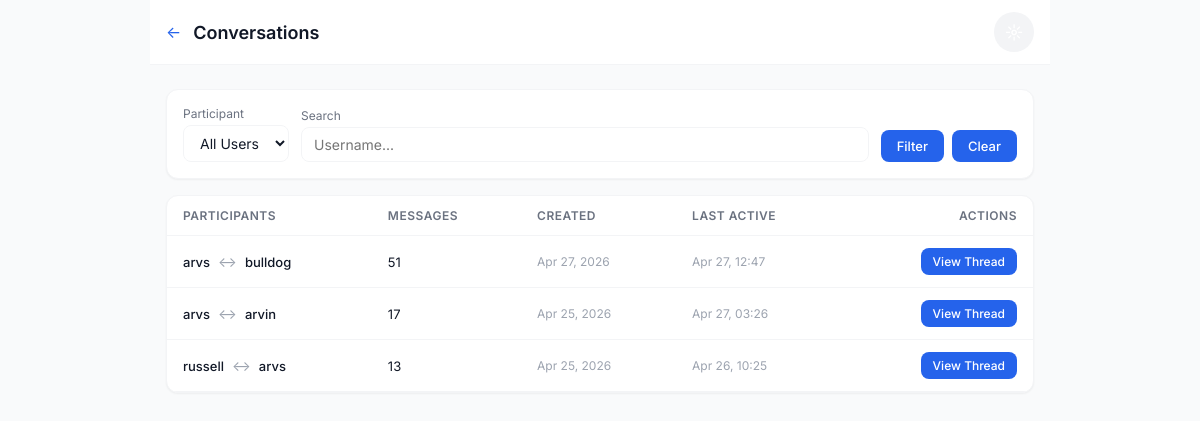
Page /chat/admin/conversations/ (signed in) on the committed database.
### chat/models.py (models this page shows, shortened)
class Conversation(models.Model):
    id = models.UUIDField(primary_key=True, default=uuid.uuid4, editable=False)
    participant1 = models.ForeignKey(User, on_delete=models.CASCADE, related_name='conversations_as_p1')
    participant2 = models.ForeignKey(User, on_delete=models.CASCADE, related_name='conversations_as_p2')
    created_at = models.DateTimeField(auto_now_add=True)
    updated_at = models.DateTimeField(auto_now=True)
    last_message = models.ForeignKey('Message', on_delete=models.SET_NULL, null=True, blank=True, related_name='+')
    class Meta:
        db_table = 'chat_conversation'
        unique_together = ['participant1', 'participant2']
        indexes = [
            models.Index(fields=['participant1', 'participant2']),
            models.Index(fields=['updated_at']),
        ]

### chat/views_admin.py (the view, shortened to what this page needs)
# urls.py: path('admin/conversations/', views_admin.admin_conversations, name='admin_conversations'),
@login_required
@user_passes_test(is_staff_or_admin, login_url='chat_list')
def admin_conversations(request):
    conv_qs = Conversation.objects.select_related(
        'participant1', 'participant2', 'last_message'
    ).annotate(message_count=Count('messages')).order_by('-updated_at')
    user_filter = request.GET.get('user', '')
    search = request.GET.get('search', '').strip()
    if search:
        conv_qs = conv_qs.filter(
            Q(participant1__username__icontains=search) |
            Q(participant2__username__icontains=search)
        )
    paginator = Paginator(conv_qs, 25)
    page_number = request.GET.get('page', 1)
    page_obj = paginator.get_page(page_number)
    users = User.objects.order_by('username')
    return render(request, 'chat/admin/conversations.html', {
        'conversations': page_obj,
        'users': users,
        'user_filter': user_filter,
        'search': search,
        'is_admin': is_admin_only(request.user),
    })

### chat/views_admin.py (called while the page is built)
def is_staff_or_admin(user):
    if user.is_superuser:
        return True
    profile = getattr(user, 'profile', None)
    if profile and profile.role in ('staff', 'admin'):
        return True
    return user.is_staff

def is_admin_only(user):
    if user.is_superuser:
        return True
    profile = getattr(user, 'profile', None)
    if profile and profile.role == 'admin':
        return True
    return False

### chat/templates/chat/admin/conversations.html (shortened to what this page needs)
{% extends 'chat/base.html' %}
{% block content %}
<div style="max-width: 900px; margin: 0 auto;">
    <div class="app-bar">
        <div style="display: flex; align-items: center; gap: 12px;">
            <a href="{% url 'admin_dashboard' %}" class="back-btn">&#8592;</a>
            <h1>Conversations</h1>
        </div>
        <button class="theme-toggle" onclick="toggleTheme()">&#9788;</button>
    </div>
    <div class="container" style="padding-top: 24px;">
        <div class="card" style="padding: 16px; margin-bottom: 16px;">
            <form method="get" style="display: flex; flex-wrap: wrap; gap: 12px; align-items: flex-end;">
                <div>
                    <label style="font-size: 12px; color: var(--text-secondary); display: block; margin-bottom: 4px;">Participant</label>
                    <select name="user" style="padding: 8px 12px; border-radius: 8px; border: 1px solid var(--border-light); background: var(--surface); color: var(--text-primary); font-size: 14px;">
                        <option value="" {% if not user_filter %}selected{% endif %}>All Users</option>
                    </select>
                </div>
                <div style="flex: 1; min-width: 200px;">
                    <label style="font-size: 12px; color: var(--text-secondary); display: block; margin-bottom: 4px;">Search</label>
                    <input type="text" name="search" value="{{ search }}" placeholder="Username..." style="width: 100%; padding: 8px 12px; border-radius: 8px; border: 1px solid var(--border-light); background: var(--surface); color: var(--text-primary); font-size: 14px;">
                </div>
                <div style="display: flex; gap: 8px;">
                    <button type="submit" class="btn btn-primary" style="padding: 8px 16px; font-size: 13px;">Filter</button>
                    <a href="?" class="btn" style="padding: 8px 16px; font-size: 13px; text-decoration: none;">Clear</a>
                </div>
            </form>
        </div>
        <div class="card" style="overflow: auto;">
            <table style="width: 100%; border-collapse: collapse; font-size: 14px;">
                <thead>
                    <tr style="border-bottom: 1px solid var(--border-light);">
                        <th style="padding: 12px 16px; text-align: left; font-weight: 600; color: var(--text-secondary); font-size: 12px; text-transform: uppercase; letter-spacing: 0.5px;">Participants</th>
                        <th style="padding: 12px 16px; text-align: left; font-weight: 600; color: var(--text-secondary); font-size: 12px; text-transform: uppercase; letter-spacing: 0.5px;">Messages</th>
                        <th style="padding: 12px 16px; text-align: left; font-weight: 600; color: var(--text-secondary); font-size: 12px; text-transform: uppercase; letter-spacing: 0.5px;">Created</th>
                        <th style="padding: 12px 16px; text-align: left; font-weight: 600; color: var(--text-secondary); font-size: 12px; text-transform: uppercase; letter-spacing: 0.5px;">Last Active</th>
                        <th style="padding: 12px 16px; text-align: right; font-weight: 600; color: var(--text-secondary); font-size: 12px; text-transform: uppercase; letter-spacing: 0.5px;">Actions</th>
                    </tr>
                </thead>
                <tbody>
                    {% for conv in conversations %}
                    <tr style="border-bottom: 1px solid var(--border-light);">
                        <td style="padding: 12px 16px;">
                            <div style="display: flex; align-items: center; gap: 8px;">
                                <span style="font-weight: 500; font-size: 13px;">{{ conv.participant1.username }}</span>
                                <span style="color: var(--text-muted);">&#8596;</span>
                                <span style="font-weight: 500; font-size: 13px;">{{ conv.participant2.username }}</span>
                            </div>
                        </td>
                        <td style="padding: 12px 16px; font-size: 13px;">{{ conv.message_count }}</td>
                        <td style="padding: 12px 16px; font-size: 12px; color: var(--text-muted); white-space: nowrap;">{{ conv.created_at|date:"M d, Y" }}</td>
                        <td style="padding: 12px 16px; font-size: 12px; color: var(--text-muted); white-space: nowrap;">{{ conv.updated_at|date:"M d, H:i" }}</td>
                        <td style="padding: 12px 16px; text-align: right;">
                            <a href="{% url 'admin_conversation_detail' conv.id %}" class="btn" style="padding: 6px 12px; font-size: 12px; text-decoration: none;">View Thread</a>
                        </td>
                    </tr>
                    {% empty %}
                    <tr><td colspan="5" style="padding: 24px; text-align: center; color: var(--text-secondary);">No conversations found</td></tr>
                    {% endfor %}
                </tbody>
            </table>
        </div>
    </div>
</div>
{% endblock %}

### rows in the picture
Conversation: participant1.username "arvs", participant2.username "bulldog", message_count "51", created_at "Apr 27, 2026", updated_at "Apr 27, 12:47"
Conversation: participant1.username "arvs", participant2.username "arvin", message_count "17", created_at "Apr 25, 2026", updated_at "Apr 27, 03:26"
Conversation: participant1.username "russell", participant2.username "arvs", message_count "13", created_at "Apr 25, 2026", updated_at "Apr 26, 10:25"
